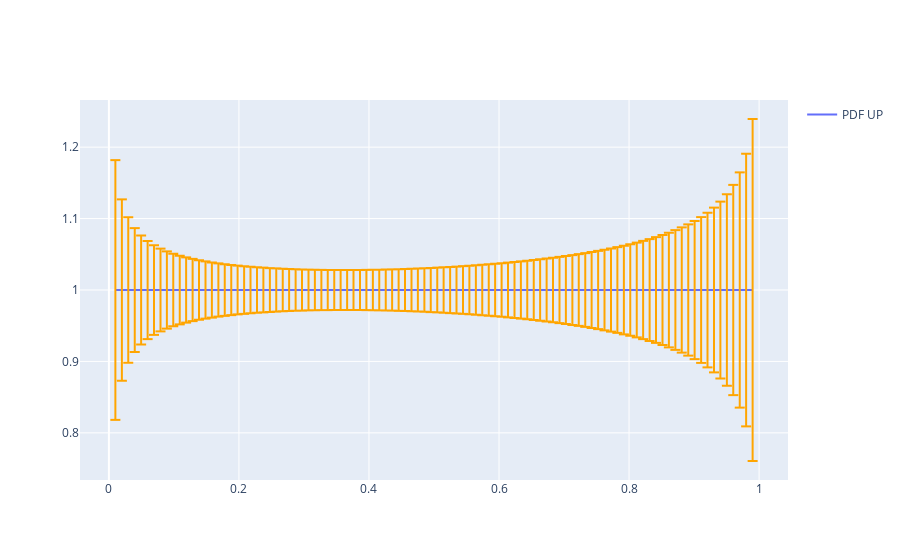

The cell this chart's notebook holds for it:
### Code cell
#--- Plot the figure Ratio Plot
figure_g = go.Figure()
pdf_up_trace = go.Scattergl(
                        x = pdf_dict['x-axis'],
                        y = np.ones(len(pdf_dict['x-axis'])),#pdf_dict['u'].mean(axis=0),
                        name='PDF UP',
                        showlegend=True,
                        error_y=dict(
                                type='data',
                                color='orange',
                                array=pdf_dict['u'].std(axis=0)/pdf_dict['d'].mean(axis=0),
                                #array=pdf_dict['u'].std(axis=0)*5,
                                visible=True
                                )
                        )
#--- Plotting pdf_up
figure_g.add_trace(pdf_up_trace)
